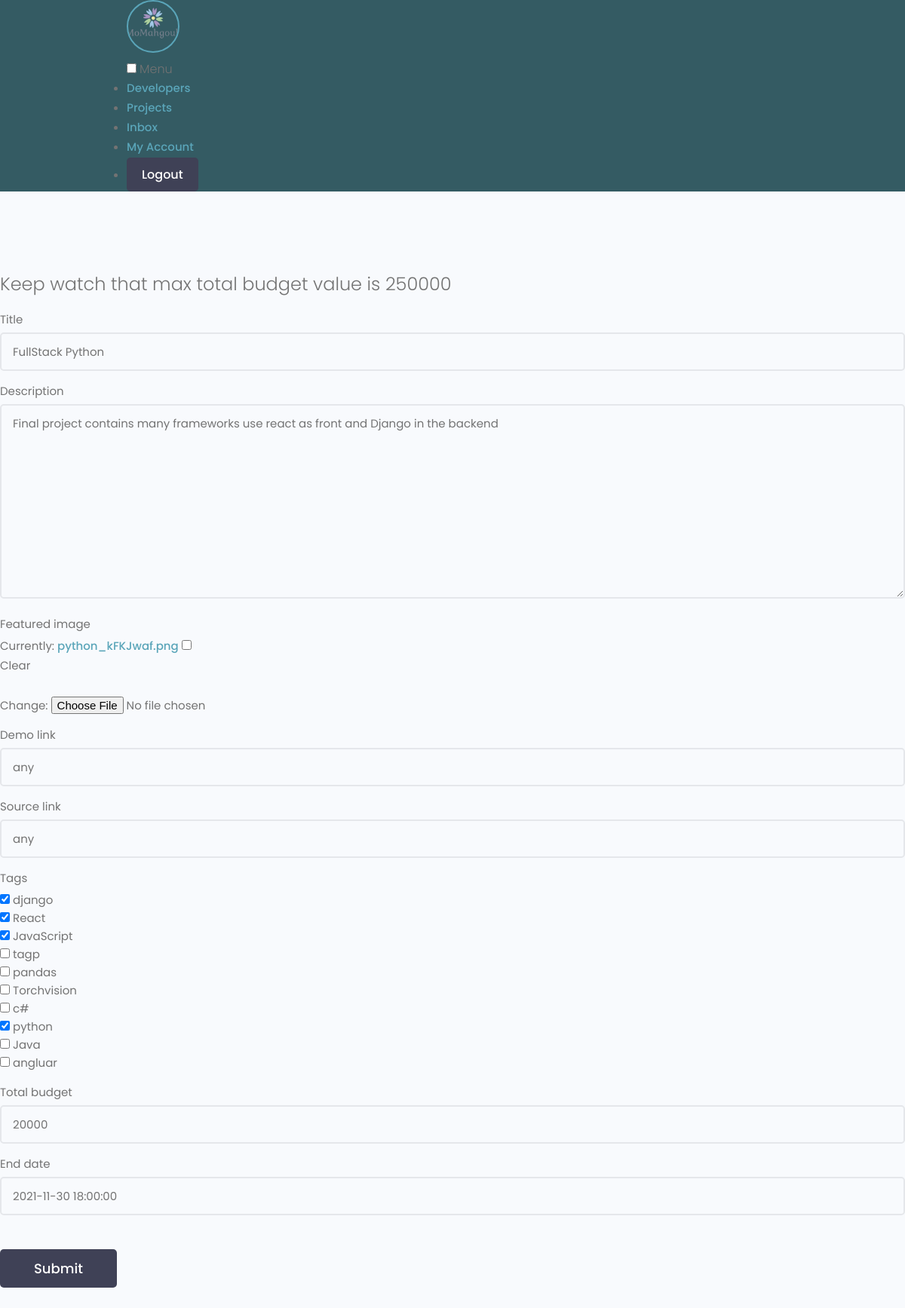
/update-project/f9dc2671-a412-4102-86bb-79012bfff540/ (signed in), run on the app's committed database.
### projects/models.py (models this page shows, shortened)
class Project(models.Model):
    owner = models.ForeignKey(Profile, null=True, on_delete=models.SET_NULL)
    title = models.CharField(max_length=200)
    description = models.TextField(null=True, blank=True)
    featured_image = models.ImageField(
        null=True, blank=True, default="default.jpg")
    demo_link = models.CharField(max_length=500, null=True, blank=True)
    source_link = models.CharField(max_length=500, null=True, blank=True)
    total_budget = models.IntegerField(
        default=250000, null=True, blank=True, validators=[MaxValueValidator(250000), MinValueValidator(1)])
    tags = models.ManyToManyField('Tag', blank=True)
    category = models.ManyToManyField('Category', blank=True)
    vote_total = models.IntegerField(default=0, null=True, blank=True)
    vote_ratio = models.IntegerField(default=0, null=True, blank=True)
    end_date = models.DateTimeField(null=True, blank=True)
    created = models.DateTimeField(auto_now_add=True)
    id = models.UUIDField(default=uuid.uuid4, unique=True,
                          primary_key=True, editable=False)
    class Meta:
        ordering = ['-vote_ratio', '-vote_total', 'title']

### projects/views.py (the view)
# urls.py: path('update-project/<str:pk>/', views.updateProject, name='update-project'),
@login_required(login_url="login")
def updateProject(request, pk):
    profile = request.user.profile
    project = profile.project_set.get(id=pk)
    form = ProjectForm(instance=project)
    if request.method == "POST":
        form = ProjectForm(request.POST, request.FILES, instance=project)
        if form.is_valid():
            form.save()
            return redirect('projects')
    context = {'form': form}
    return render(request, 'projects/project-form.html', context)

### projects/forms.py
class ProjectForm(ModelForm):
    class Meta:
        model = Project
        fields = ['title', 'description', 'featured_image',
                  'demo_link', 'source_link', 'tags', 'total_budget', 'end_date']
        widgets = {
            'tags': forms.CheckboxSelectMultiple(),
        }
    def __init__(self, *args, **kwargs):
        super(ProjectForm, self).__init__(*args, **kwargs)
        for name, field in self.fields.items():
            field.widget.attrs.update({'class': 'input'})

### projects/models.py (called while the page is built)
    def __str__(self):
        return self.name

### projects/templates/projects/project-form.html (shortened to what this page needs)
{% extends 'main.html' %}
{% block content %}
<main class="formPage my-xl">
  <div class="content-box">
    <div class="formWrapper">
      <br>
      <form class="form" method="POST" enctype="multipart/form-data">
        <h5>Keep watch that max total budget value is 250000 </h5>
        {% for field in form %}
        <div class="form__field">
          <label for="formInput#text">{{field.label}}</label>
          {{field}}
        </div>
        {% endfor %}
        <input class="btn btn--sub btn--lg  my-md" type="submit" value="Submit" />
      </form>
    </div>
  </div>
</main>
{% endblock content %}

### static/uikit/styles/modules/_variables.css (style rules this page uses)
:root { --color-main: #5aa5b9; --color-main-light: #e6faff; --color-sub: #3f4156; --color-sub-light: #51546e; --color-sub-lighter: #ededfd; --color-text: #737373; --color-gray: #8b8b8b; --color-light: #e5e7eb; --color-light-gray: #767676; --color-bg: #f8fafd; --color-white: #fffefd; --color-white-light: #f3f3f3; --color-success: #359e64; --color-success-bg: #def8e8; --color-error: #fc4b0b; --color-error-bg: #fff2ee; --font-base: 'Poppins', arial, helvetica, 'Segoe UI', roboto, ubuntu, sans-serif; --font-monospace: 'Fira Code', 'Courier New', courier, monospace; --font-regular: 300; --font-medium: 500; --font-bold: 700; --generic-shadow: 1px 1px 5px #00000010; --generic-transition: all 0.3s ease-in-out; }

### static/uikit/styles/modules/_base.css (style rules this page uses)
* { margin: 0; padding: 0; box-sizing: border-box; text-rendering: optimizeLegibility; color: inherit; font-size: inherit; }
html { font-size: 50%; }
@media only screen and (min-width: 480px) { html { font-size: 56.25%; } }
@media only screen and (min-width: 1200px) { html { font-size: 62.5%; } }
body { line-height: 1.6; font-weight: 400; font-size: 1.5rem; color: var(--color-text); background-color: var(--color-bg); min-height: 100vh; }

### static/uikit/styles/modules/_typography.css (style rules this page uses)
* { font-family: var(--font-base); }
h5 { font-size: 2.4rem; font-weight: var(--font-medium); }
h5, h6 { font-weight: var(--font-regular); }
a { padding-bottom: 2px; text-decoration: none; display: inline-block; color: var(--color-main); font-weight: var(--font-medium); }

### static/uikit/styles/modules/_utilities.css (style rules this page uses)
.my-md { margin: 3rem auto; }
.my-xl { margin: 8rem auto; }

### static/uikit/styles/modules/_button.css (style rules this page uses)
.btn { display: inline-block; position: relative; cursor: pointer; background-color: var(--color-light); font-weight: var(--font-medium); color: var(--color-sub); text-decoration: none; padding: 1rem 2rem; border-radius: 0.5rem; border: none; width: -webkit-fit-content; width: -moz-fit-content; width: fit-content; height: -webkit-fit-content; height: -moz-fit-content; height: fit-content; font-size: 1.6rem; outline-width: 0; outline-color: transparent; -webkit-backface-visibility: hidden; backface-visibility: hidden; transition: all 0.3s ease-in-out; }
.btn--sub { background-color: var(--color-sub); color: var(--color-white); }
.btn--lg { font-size: 1.8rem; padding: 1.2rem 4.5rem; }

### static/uikit/styles/modules/_form.css (style rules this page uses)
.form { display: block; }
.form__field { margin-top: 1.5rem; margin-bottom: 1.5rem; }
.form__label, .form__field > label { display: block; margin-bottom: 0.5rem; color: var(--color-text); }
input.input[type='text'], input.input[type='email'], input.input[type='password'], input.input[type='number'], textarea.input { min-width: 24rem; width: 100%; padding: 1.2rem 1.5rem; border-radius: 0.5rem; border: 2px solid var(--color-light); transition: all 0.3s ease-in-out; background-color: var(--color-bg); }

### data on the page
Project: form "FullStack Python" "Final project contains many frameworks use react as front and Django in the backend" "any" "any" "20000" "2021-11-30 18:00:00"

### other printed values
{{ field.label }} "Title" "Description" "Featured image" "Demo link" "Source link" "Tags" "Total budget" "End date"
